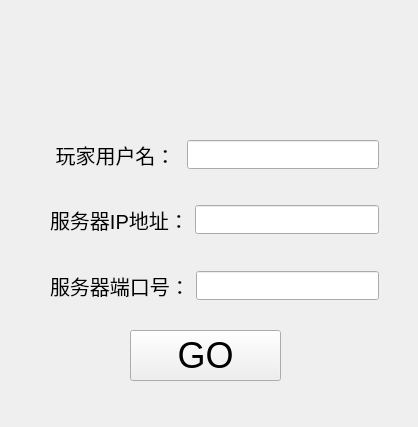
<?xml version="1.0" encoding="UTF-8"?>
<ui version="4.0">
 <class>Client</class>
 <widget class="QWidget" name="Client">
  <property name="geometry">
   <rect>
    <x>0</x>
    <y>0</y>
    <width>418</width>
    <height>427</height>
   </rect>
  </property>
  <property name="windowTitle">
   <string>Form</string>
  </property>
  <widget class="QPushButton" name="btn_join">
   <property name="geometry">
    <rect>
     <x>130</x>
     <y>330</y>
     <width>151</width>
     <height>51</height>
    </rect>
   </property>
   <property name="font">
    <font>
     <pointsize>27</pointsize>
    </font>
   </property>
   <property name="text">
    <string>GO</string>
   </property>
  </widget>
  <widget class="QWidget" name="horizontalLayoutWidget">
   <property name="geometry">
    <rect>
     <x>50</x>
     <y>140</y>
     <width>329</width>
     <height>29</height>
    </rect>
   </property>
   <layout class="QHBoxLayout" name="horizontalLayout">
    <item>
     <widget class="QLabel" name="label">
      <property name="font">
       <font>
        <pointsize>15</pointsize>
       </font>
      </property>
      <property name="text">
       <string> 玩家用户名： </string>
      </property>
     </widget>
    </item>
    <item>
     <widget class="QLineEdit" name="edit_username">
      <property name="sizeIncrement">
       <size>
        <width>0</width>
        <height>0</height>
       </size>
      </property>
      <property name="font">
       <font>
        <pointsize>15</pointsize>
       </font>
      </property>
     </widget>
    </item>
   </layout>
  </widget>
  <widget class="QWidget" name="horizontalLayoutWidget_2">
   <property name="geometry">
    <rect>
     <x>50</x>
     <y>205</y>
     <width>329</width>
     <height>29</height>
    </rect>
   </property>
   <layout class="QHBoxLayout" name="horizontalLayout_2">
    <item>
     <widget class="QLabel" name="label_2">
      <property name="font">
       <font>
        <pointsize>15</pointsize>
       </font>
      </property>
      <property name="text">
       <string>服务器IP地址：</string>
      </property>
     </widget>
    </item>
    <item>
     <widget class="QLineEdit" name="edit_ipadds">
      <property name="sizeIncrement">
       <size>
        <width>0</width>
        <height>0</height>
       </size>
      </property>
      <property name="font">
       <font>
        <pointsize>15</pointsize>
       </font>
      </property>
      <property name="readOnly">
       <bool>false</bool>
      </property>
     </widget>
    </item>
   </layout>
  </widget>
  <widget class="QWidget" name="horizontalLayoutWidget_3">
   <property name="geometry">
    <rect>
     <x>50</x>
     <y>271</y>
     <width>329</width>
     <height>29</height>
    </rect>
   </property>
   <layout class="QHBoxLayout" name="horizontalLayout_3">
    <item>
     <widget class="QLabel" name="label_3">
      <property name="font">
       <font>
        <pointsize>15</pointsize>
       </font>
      </property>
      <property name="text">
       <string>服务器端口号：</string>
      </property>
     </widget>
    </item>
    <item>
     <widget class="QLineEdit" name="edit_port">
      <property name="sizeIncrement">
       <size>
        <width>0</width>
        <height>0</height>
       </size>
      </property>
      <property name="font">
       <font>
        <pointsize>15</pointsize>
       </font>
      </property>
     </widget>
    </item>
   </layout>
  </widget>
 </widget>
 <resources/>
 <connections/>
</ui>
